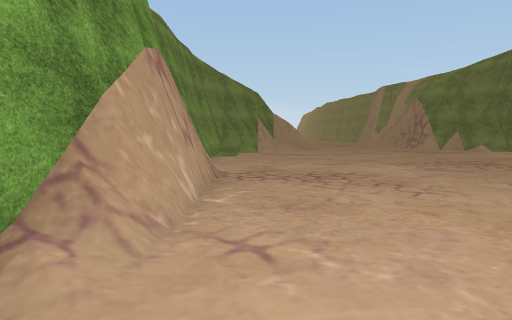
view 1 (above)

19 first-person views from a walk through a 3-D level made in the Unity game engine. The camera is 1.5 m above the floor, tilts 4° down and sees 70° across. The floor is counted in squares, 2 m on a side. Each view is taken from the middle of a square. On the plan, view 1 faces up. The plan holds only what a view shows up to about 11 squares ahead; the rest is blank. The place goes on beyond the plan. Some surface patterns are stand-ins.

view 2
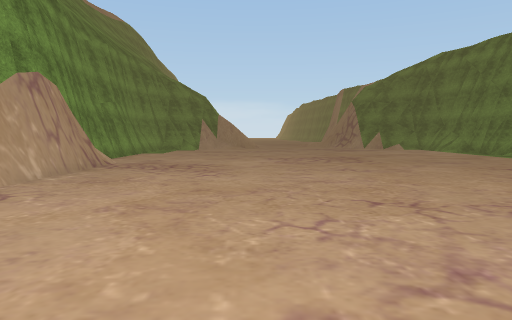

view 3
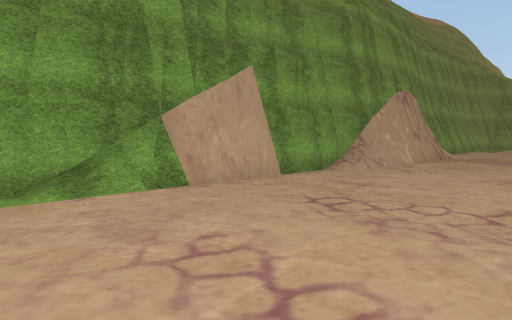

view 4
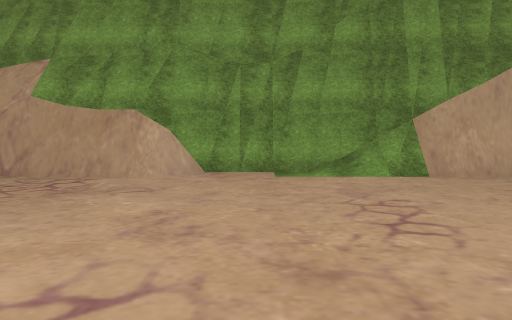

view 5
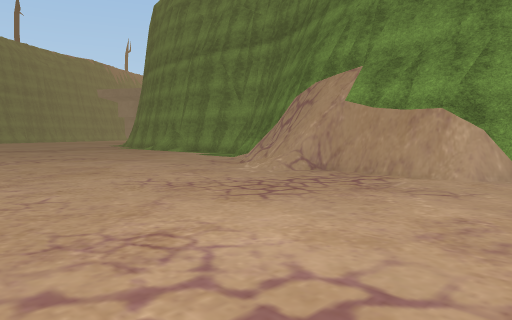

view 6
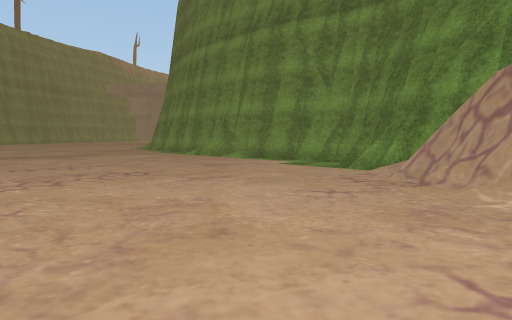

view 7
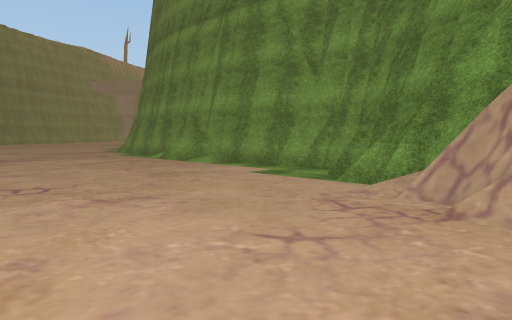

view 8
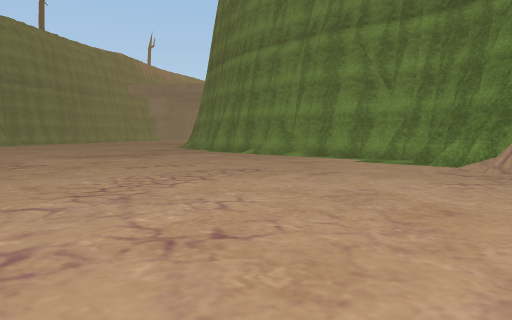

view 9
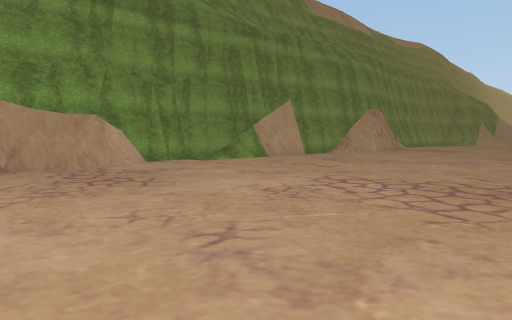

view 10
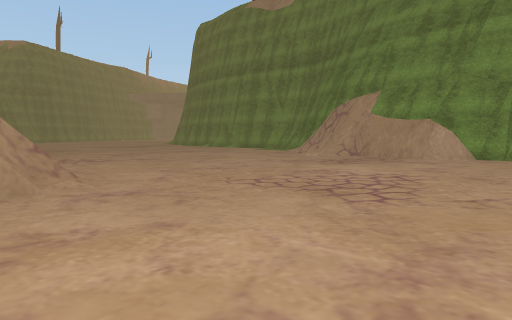

view 11
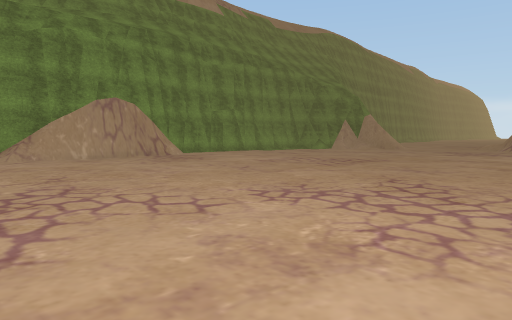

view 12
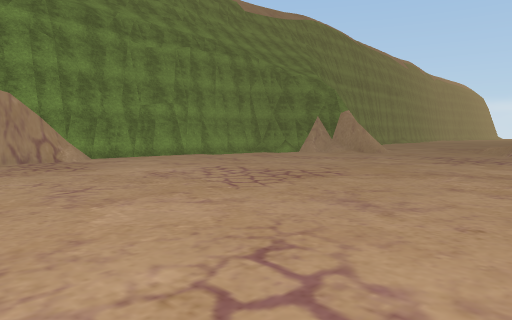

view 13
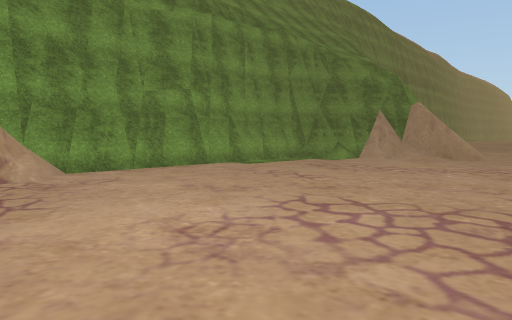

view 14
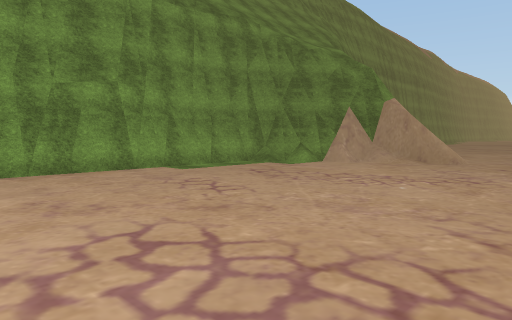

view 15
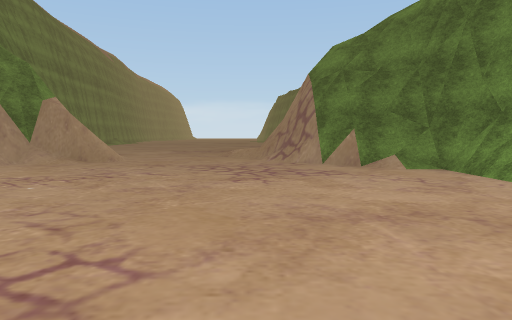

view 16
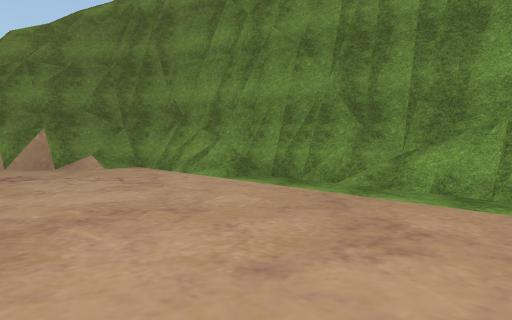

view 17
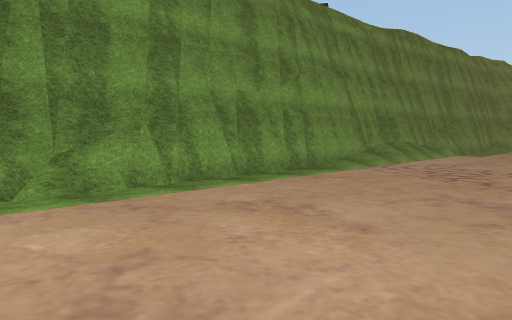

view 18
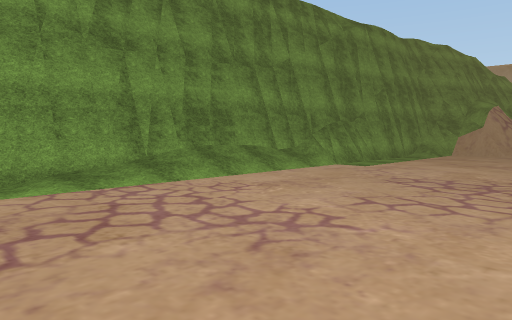

view 19
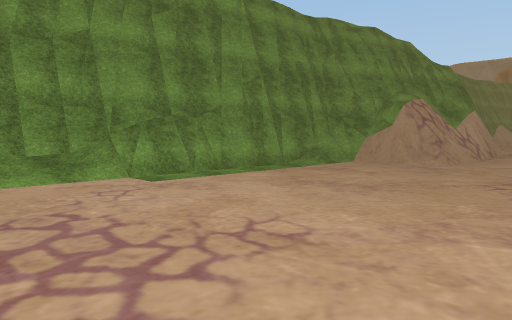

### Floor plan
Key: @ floor where view 1 was taken; # wall or solid block; . floor; / step, stairs or slope; = window, fence, low wall or low ledge.
Columns run from 5 left of view 1 to 13 right of it. Each row starts with its distance up from view 1.
 19        # .../#
 18      ###/....##
 17     ##/.......###
 16    ##/..........##
 15    #............##
 14    #............=#
 13    #.............#
 12    #.............#
 11    #.............##
 10    #............./#
  9    #.............##
  8    ##............##
  7    ##............#
  6     #............#
  5     #............#
  4    ##............#
  3    ##............#
  2    #/............#
  1    #.............#
  0    #.@...........#
 -1    #.............#
 -2   ##............##
 -3   #/............##
 -4   #/............##
 -5   #.............##
 -6   #.............#
 -7   ##............#
 -8    #............#
 -9    #.........####
-10    #/........##
-11   ##/........##
-12   #/.........
-13  ##..........
-14  ##..........
-15 ##.........
-16 #..........
-17 #..........
-18 #..........
-19 #/.........
-20 ##........
-21  #........
-22    .......

Positions as (right, up) in squares from view 1, and headings:
1: (0, 0), facing up
2: (3, -2), facing up
3: (3, -5), facing up-left
4: (5, -5), facing left
5: (5, -5), facing down-left
6: (4, -10), facing down-left
7: (2, -11), facing down-left
8: (6, -11), facing down-left
9: (7, -11), facing up-left
10: (10, -3), facing down-left
11: (11, 0), facing up-left
12: (10, 4), facing up-left
13: (6, 6), facing up-left
14: (6, 8), facing up-left
15: (7, 8), facing up
16: (7, 8), facing up-right
17: (7, 12), facing down-right
18: (6, 6), facing down-right
19: (5, 1), facing down-right
